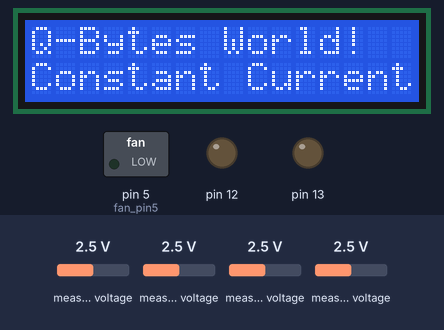
A sketch run on a simulated Arduino Mega 2560, built with avr-gcc and run on an emulated ATmega2560. On the bench: 16×2 character LCD, switched loads named in the sketch (green lamp = pin HIGH), output pins drawn as LEDs (lit = HIGH). The inputs (shaded band) are chosen by the test bench; at power-on: measured voltage 2.5 V. What the sketch prints to the serial monitor is not drawn.

Above: at 0.2 s.
At 2.3 s:
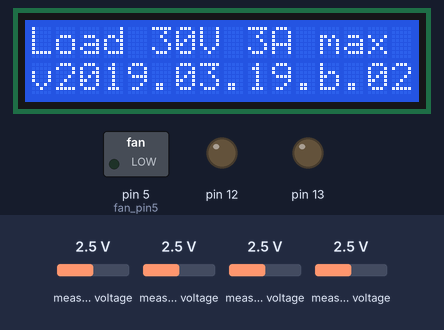
At 4.44 s:
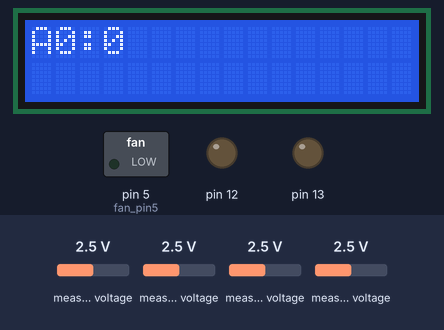
At 4.9 s:
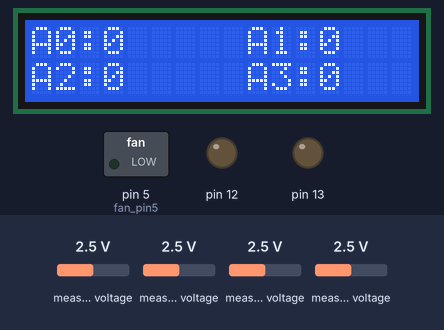

Measured:
- what the display in image 1 shows lasts 2.0 s, from 2.2 s to 4.2 s

The sketch:

ConstantCurrent_DummyLoad.ino
```cpp
#include <Wire.h>
#include <Adafruit_ADS1015.h>
#include <Adafruit_MCP4725.h>

//Library version:1.1
#include <LiquidCrystal_I2C.h>
// https://playground.arduino.cc/Code/LCDAPI

#include <FormatPrint.h>
FormatPrint fmt;


// =============
// Pins
// =============
// SDA = A4
// SCL = A5


//==============================================
// Data Sheets
//==============================================
// ADS1115    - http://www.ti.com/lit/ds/symlink/ads1115.pdf
// LM324      - http://www.ti.com/lit/ds/symlink/lm324-n.pdf
//==============================================

Adafruit_ADS1115 ads;     /* Use this for the 16-bit version */
// Adafruit_ADS1015 ads;  /* Use this for the 12-bit version */

// Set this value to 9, 8, 7, 6 or 5 to adjust the resolution
#define DAC_RESOLUTION    (8)
Adafruit_MCP4725 dac;

LiquidCrystal_I2C lcd(0x27, 16, 2); // set the LCD address to 0x27 for a 16 chars and 2 line display

// =============================================================================
// =============================================================================
unsigned long startTime = 0;

float mxI = 0.0;
float mxV = 0.0;

float setAmp = 0;
float outAmp = 0;
float setVolt = 0;
float outVolt = 0;

// Measurement CURRENT SET at input with no load
// Current multiplier
// 100 ohm 10W resistor across terminals
// Output volts off
// Set current pot to max
// 0.30048 is current measured on Fluke (400 mA range)
// 0.14568 is voltage measured on Fluke (input pin should match)

// ADC 0
float setCurrentPinOffset = 3.18; // When current pot at zero (0), include sign +/-
float setCurrentPin    = 25;
float setCurrentVolt   =  0.593;
float setCurrentMulti  = (setCurrentVolt / setCurrentPin) * 1000;


// ADC 1
// Measurement CURRENT OUT at input with no load
// same but different PINs
float outCurrentPinOffset  =  4.38; // When current pot at zero (0), include sign +/-
float outCurrentPin   =  52.78666667   ;
float outCurrentVolt  =   0.11715;
float outCurrentMulti =  (outCurrentVolt / outCurrentPin) * 1000;

// ADC 2
// Voltage Set (all values are averaged from Arduino and Voltmeter (1, 2, 5, 10, 20 volt ranges)
float setVoltPinOffset = -5.81/2;  // millaVolts Volts as Read from ADC (not pin)  (diff between fluke and pin read)
float setVoltPin    =  1740.5; //1.44113 + setVoltPinOffset; // Volts 0.710;      //711.56/75 Volts as Read from Volt Meter???
float setVoltVolt   =  10.01;         //10.10100;     // Volts on Volt Meter
float setVoltMulti  = setVoltVolt / setVoltPin;
// ADC 3
// Voltage out
//float outVoltPinOffset = 1.12 / 2; //
//float outVoltPin    =  1907.855  ;
//float outVoltVolt   =  11.38871667;
//float outVoltMulti  = outVoltVolt / outVoltPin;

float outVoltPinOffset = 1.12 / 2; //
float outVoltPin    =  1675.88  ;
float outVoltVolt   =  10.08;
float outVoltMulti  = outVoltVolt / outVoltPin;

// =============================================================================
// =============================================================================

//Initializing LED Pin
// (SETUP PWM)
int fan_pin5 = 5;
int fan_pin5_value=0;

void setup(void)
{
    // ===========================================================
  // The ADC input range (or gain) can be changed via the following
  // functions, but be careful never to exceed VDD +0.3V max, or to
  // exceed the upper and lower limits if you adjust the input range!
  // Setting these values incorrectly may destroy your ADC!
  //                                                                ADS1015  ADS1115
  //                                                                -------  -------
  // ads.setGain(GAIN_TWOTHIRDS);  // 2/3x gain +/- 6.144V  1 bit = 3mV      0.1875mV (default)
  // ads.setGain(GAIN_ONE);        // 1x gain   +/- 4.096V  1 bit = 2mV      0.125mV
  // ads.setGain(GAIN_TWO);        // 2x gain   +/- 2.048V  1 bit = 1mV      0.0625mV
  // ads.setGain(GAIN_FOUR);       // 4x gain   +/- 1.024V  1 bit = 0.5mV    0.03125mV
  // ads.setGain(GAIN_EIGHT);      // 8x gain   +/- 0.512V  1 bit = 0.25mV   0.015625mV
  // ads.setGain(GAIN_SIXTEEN);    // 16x gain  +/- 0.256V  1 bit = 0.125mV  0.0078125mV
  // ===========================================================

  ads.begin();

  // ===========================================================
  // MCP4725 setup
  // ===========================================================

  // For Adafruit MCP4725A1 the address is 0x62 (default) or 0x63 (ADDR pin tied to VCC)
  // For MCP4725A0 the address is 0x60 or 0x61
  // For MCP4725A2 the address is 0x64 or 0x65
  dac.begin(0x60);  // 60, 62, xx,xx,xx
  dac.setVoltage(0, true);  // Set default value to 0.000V


  // ===========================================================
  // initialize the lcd
  // ===========================================================
  lcd.init();
  lcd.init();

  // Print a intro message to the LCD.
  lcd.backlight();
  //lcd.setBacklight(LOW);      // Backlight off
  lcd.setBacklight(HIGH);     // Backlight on

  //lcd.cursor(); // Prints an underscore symbol
  lcd.noCursor(); //Clears the underscore only.
  //lcd.blink();  //Blinking cursor
  lcd.noBlink();  //Turns OFF blinking cursor

  //            > ^
  lcd.setCursor(0, 0);
  lcd.print("Q-Bytes World!");
  //         1234567890123456
  //            > ^
  lcd.setCursor(0, 1);
  //         1234567890123456
  //lcd.print("Dummy Load ");
  lcd.print("Constant Current");

  delay(2000);
  lcd.clear();
  //            > ^
  lcd.setCursor(0, 0);
  //         1234567890123456
  lcd.print("Load 30V 3A max");


  //            > ^
  lcd.setCursor(0, 1);
           //1234567890123456
  lcd.print("v2019.03.19.b.02");


  // ===========================================================
  // Init Serial logging
  // ===========================================================
  Serial.begin(57600);
  Serial.println("Hello!");

  Serial.println("Getting single-ended readings from AIN0..3");
  Serial.println("ADC Range: +/- 6.144V (1 bit = 3mV/ADS1015, 0.1875mV/ADS1115)");


  Serial.print (" (outCurrentMulti * 1000): ");
  Serial.println (outCurrentMulti * 1000);


  Serial.print (" (setVoltMulti:* 1000): ");
  Serial.println (setVoltMulti * 1000);


  // ===========================================================
  // pause for intro
  // ===========================================================
  delay(2000);

  lcd.clear();

  // ===========================================================
  // (SETUP PWM for FAN)
  // pause for intro
  // ===========================================================
  //Declaring LED pin as output
  pinMode(fan_pin5, OUTPUT);

  pinMode(12, OUTPUT);
  pinMode(13, OUTPUT);
}

// ===========================================================================================
// ===========================================================================================
// ===========================================================================================
int16_t getAvg(byte port) {
  int32_t sum = 0;
  byte loopSize = 16;

  if (loopSize >= 16)
    loopSize = 16;

  for (byte loop = 0; loop < loopSize; loop++) {
    sum = sum + ads.readADC_SingleEnded(port);
    delay(1);
  }

  int16_t avg = sum / loopSize;
  return avg;
}

// ===========================================================================================
// ===========================================================================================
// ===========================================================================================
  int stepV = 1;
  int32_t setMyI = -1;
  int32_t setMyFF = 0;
  int holdTime = -1;
  int diff = 0;

void loop(void)
{

  startTime = millis();

  int16_t adc0, adc1, adc2, adc3;

////  int32_t counter;
////  // Run through the full 12-bit scale for a triangle wave
////  int step = 1;
////
////  // 1 bit = 0.0012210012210012
////  // 982.8 = 1.199 volts = ~3A
////  //  98   = .119 Volt = ~0.3A
////  //  33   =  .04029 = ~0.1A
////  int amp = 10;
////    for (counter = amp; counter > 0; counter-=step)
////  {
////    dac.setVoltage(counter, false);
////  }
////  delay(150);
////  for (counter = 0; counter < amp; counter+=step)
////  {
////    dac.setVoltage(counter, false);
////  }
//
//
////// http://www.learnabout-electronics.org/Amplifiers/amplifiers66.php

if (setMyI == -1){
  stepV = 100;
  setMyI = 0000;
  }

holdTime+=1;
if (holdTime >= 20){
  holdTime = 0;

  setMyI += setMyFF;

  if (setMyI >= 2000) // 300 is 3MilliAmps
      setMyFF = -stepV;

//  if (setMyI < stepV)
  if (setMyI < stepV){
       setMyI = 0;
       setMyFF = +stepV;
  }
}

 Serial.print(" (holdTime: "); Serial.print(holdTime); Serial.print(" ");

//setMyI = 500;

//---------------------------------
//holdTime+=1;
//if (holdTime >= 5){
//  holdTime=0;
//  if (setMyI == 4095){
//    setMyI = 8;
//  }
//  else{
//    setMyI = 4095;
//  }
//}


//Syntax
////float setMyIvalue = ((float)map(setMyI, 8, 4095, 0005, 5024)/1000.0);
//map(value, fromLow, fromHigh, toLow, toHigh)
//
//Parameters
//value: the number to map
//fromLow: the lower bound of the value’s current range
//fromHigh: the upper bound of the value’s current range
//toLow: the lower bound of the value’s target range
//toHigh: the upper bound of the value’s target range
int tempI = map(setMyI, 0, 5000, 0, 4095);

if (tempI < 4095)
    tempI ++;

//setMyI=2047;
dac.setVoltage(tempI, false);
 Serial.print(" (setMyI: "); Serial.print(setMyI); Serial.print("mV) ");


  // ===========================================================================================
  // ===========================================================================================
  // ===========================================================================================
  // LCD print
  lcd.home (); // set cursor to 0,0

  // ===========================================================================================
  // ===========================================================================================
  // Get setAmp - ADC 0
  // ===========================================================================================
  // ads.setGain(GAIN_TWOTHIRDS);  // 2/3x gain +/- 6.144V  1 bit = 3mV      0.1875mV (default)
  // ads.setGain(GAIN_ONE);        // 1x gain   +/- 4.096V  1 bit = 2mV      0.125mV
  // ads.setGain(GAIN_TWO);        // 2x gain   +/- 2.048V  1 bit = 1mV      0.0625mV
  ads.setGain(GAIN_TWOTHIRDS);        // 2x gain   +/- 2.048V  1 bit = 1mV      0.0625mV
  mxI = 0.1875;

  adc0 = getAvg(0);

  Serial.print(" (AIN0: "); Serial.print(adc0 * mxI); Serial.print("mV) ");

  //  //            > ^
  lcd.setCursor(0, 0);       // go to start of 2nd line

  lcd.print  ("A0:");
  lcd.print((int)(adc0 * mxI));
  lcd.print  (" ");


  // ===========================================================================================
  // Get outAmp - ADC 1
  // ===========================================================================================
  ads.setGain(GAIN_ONE);        // 2x gain   +/- 2.048V  1 bit = 1mV      0.0625mV
  mxI = 0.125;

  adc1 = getAvg(1);

  Serial.print(" (AIN1: "); Serial.print(adc1 * mxI); Serial.print("mV) ");

  //  //            > ^
  lcd.setCursor(9, 0);       // go to start of 2nd line

  lcd.print  ("A1:");
  lcd.print((int)(adc1 * mxI));
  lcd.print  (" ");

  // ===========================================================================================
  // ===========================================================================================
  // ===========================================================================================
  // Get setVolt - ADC 2
  // ===========================================================================================
  ads.setGain(GAIN_TWOTHIRDS);        // 2x gain   +/- 2.048V  1 bit = 1mV      0.0625mV
  mxI = 0.1875;

  adc2 = getAvg(2);

  Serial.print(" (AIN2: "); Serial.print(adc2 * mxI); Serial.print("mV) ");

  //  //            > ^
  lcd.setCursor(0, 1);       // go to start of 2nd line

  lcd.print  ("A2:");
  lcd.print((int)(adc2 * mxI));
  lcd.print  (" ");

  // ===========================================================================================
  // Get Out Volt - ADC 3
  // ===========================================================================================
  ads.setGain(GAIN_TWOTHIRDS);        // 2x gain   +/- 2.048V  1 bit = 1mV      0.0625mV
  mxI = 0.1875;

  adc3 = getAvg(3);

  Serial.print(" (AIN3: "); Serial.print(adc3 * mxI); Serial.print("mV) ");

  //  //            > ^
  lcd.setCursor(9, 9);       // go to start of 2nd line

  lcd.print  ("A3:");
  lcd.print((int)(adc3 * mxI));
  lcd.print  (" ");

  // ===========================================================================================
  // ===========================================================================================
  // ===========================================================================================
  Serial.print(" --> ");
  Serial.print(millis() - startTime);

  Serial.println(" ");


// xxxxxxxxxxxxxxxxxxxxxxxxxxxxxxxxxxxxxxxxxxxxxxxxxxxxxxxxxxxxxxxxxxxxxxxxxxxxxxxxxxxxxxxxxxxxxx
// xxxxxxxxxxxxxxxxxxxxxxxxxxxxxxxxxxxxxxxxxxxxxxxxxxxxxxxxxxxxxxxxxxxxxxxxxxxxxxxxxxxxxxxxxxxxxx


  int pause = 500 - (millis() - startTime);
//  Serial.print  ("Pause: ");
//  Serial.println(pause);
  if (pause < 1)
    pause = 1;
  delay(pause);

  digitalWrite(12, LOW); // sets the digital pin 13 on
  digitalWrite(13, LOW); // sets the digital pin 13 on
}
```
